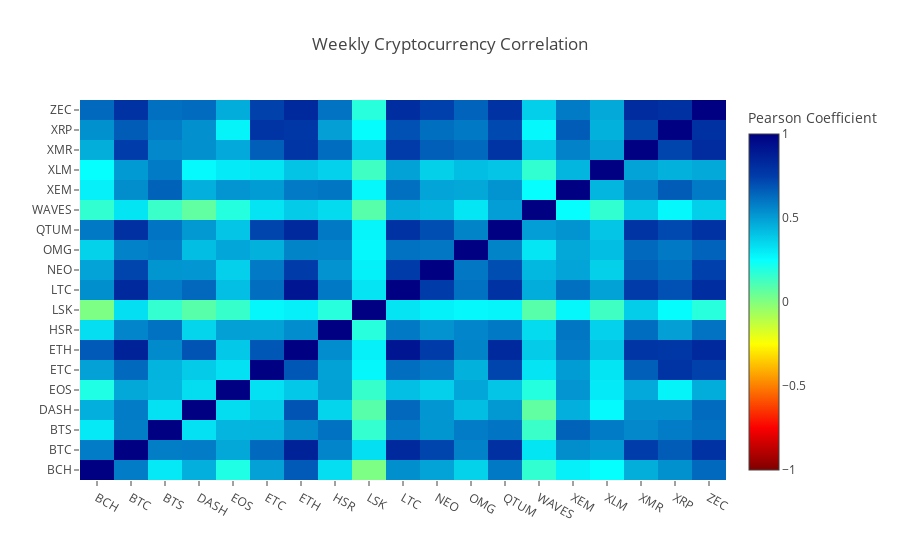

This figure's notebook cell:
### Markdown cell above
As you can see, there is a lot of price movement throughout the day, with  most showing a strong positive correlation.

Then, we want to analyze the weekly correlation on the cryptocurrencies selected.

### Code cell
Weekly_df0 = df1.loc['2017-11-26':'2017-12-03']
Weekly_df1 = Weekly_df0.pct_change()
correlation2 = Weekly_df1.corr(method='pearson')
print(correlation_heatmap(Weekly_df1, title="Weekly Cryptocurrency Correlation", colorscale='Jet'))

### Figure 1 — Plotly figure (JSON) as saved in the notebook; plotly's stock layout.template omitted (floating-point values rounded to 4 significant figures; data arrays with more than 128 entries replaced by an {"elided": "..."} marker saying what was removed)
{"data": [{"colorbar": {"title": "Pearson Coefficient"}, "colorscale": "Jet", "reversescale": true, "type": "heatmap", "x": ["BCH", "BTC", "BTS", "DASH", "EOS", "ETC", "ETH", "HSR", "LSK", "LTC", "NEO", "OMG", "QTUM", "WAVES", "XEM", "XLM", "XMR", "XRP", "ZEC"], "y": ["BCH", "BTC", "BTS", "DASH", "EOS", "ETC", "ETH", "HSR", "LSK", "LTC", "NEO", "OMG", "QTUM", "WAVES", "XEM", "XLM", "XMR", "XRP", "ZEC"], "z": {"elided": "19x19 float values"}, "zmax": 1, "zmin": -1}], "layout": {"title": "Weekly Cryptocurrency Correlation"}}
